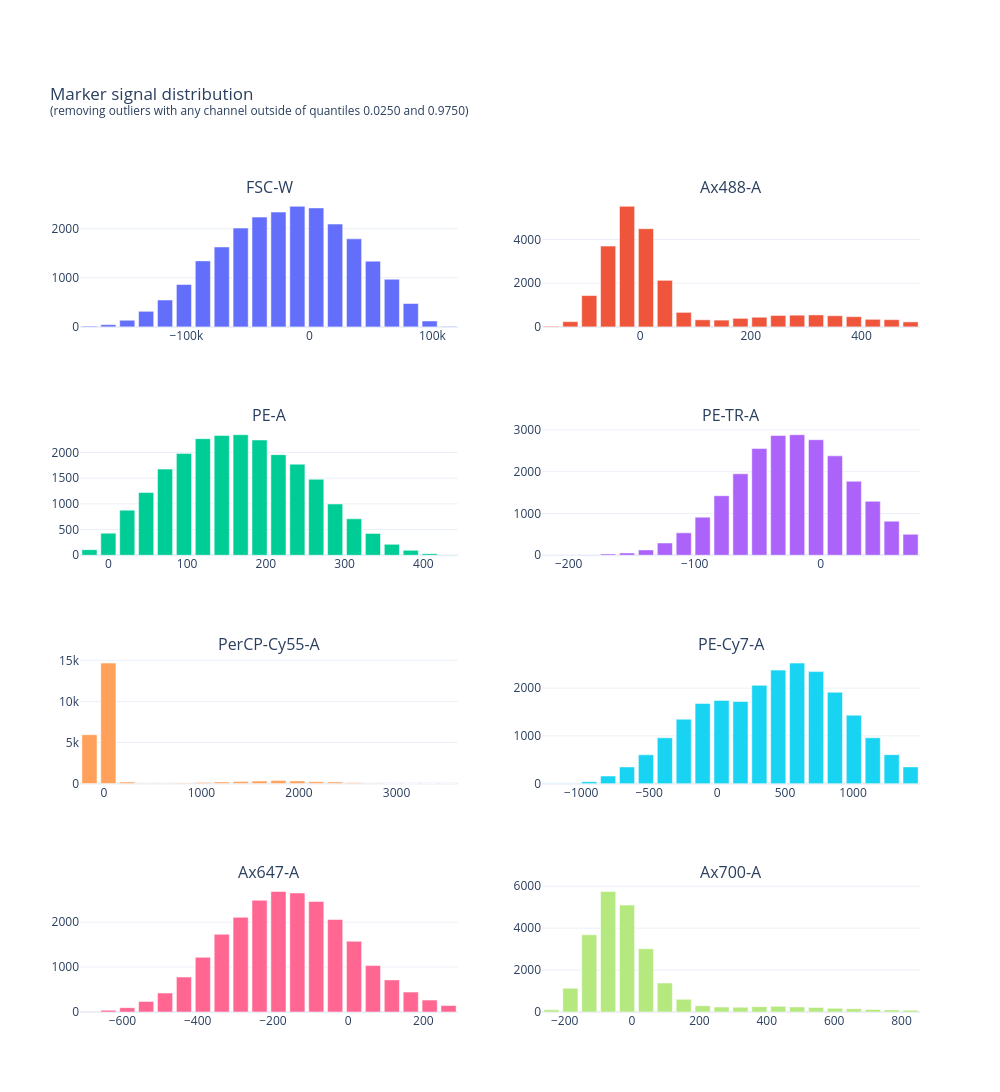

Here is the notebook cell this chart was saved with:
### Markdown cell above
The distributions remain strongly asymmetric even after aggressive quantile-based filtering.

This type of filtering is shown here primarily for visualization purposes and is not representative of standard cytometry preprocessing workflows, which usually rely more heavily on biological gating and nonlinear signal transformations such as logicle or arcsinh scaling.

### Code cell
plot_channel_histograms(
    sample = demo_data,
    title = (
        f'Marker signal distribution <br>'
        f'<sup>(removing outliers with any channel outside of quantiles {1-outlier_demo_threshold:.4f} and {outlier_demo_threshold:.4f})</sup>'
    ),
    n_markers = 8,
    show_text = False,
    n_bins = 20,
)

### Figure 1 — Plotly figure (JSON) as saved in the notebook; plotly's stock layout.template omitted (floating-point values rounded to 4 significant figures)
{"data": [{"name": "FSC-W", "showlegend": false, "type": "bar", "x": [-178800.0, -163400.0, -148100.0, -132700.0, -117300.0, -102000.0, -86610.0, -71250.0, -55890.0, -40520.0, -25160.0, -9793.0, 5571.0, 20940.0, 36300.0, 51660.0, 67030.0, 82390.0, 97760.0, 113100.0], "xaxis": "x", "y": [16, 45, 135, 317, 547, 863, 1344, 1628, 2012, 2236, 2338, 2455, 2423, 2094, 1793, 1339, 970, 476, 120, 11], "yaxis": "y"}, {"name": "Ax488-A", "showlegend": false, "type": "bar", "x": [-160.3, -126.2, -92.0, -57.84, -23.68, 10.48, 44.64, 78.8, 113.0, 147.1, 181.3, 215.4, 249.6, 283.8, 317.9, 352.1, 386.2, 420.4, 454.5, 488.7], "xaxis": "x2", "y": [31, 239, 1434, 3698, 5519, 4495, 2131, 664, 324, 310, 390, 441, 522, 535, 547, 510, 467, 346, 331, 228], "yaxis": "y2"}, {"name": "PE-A", "showlegend": false, "type": "bar", "x": [-24.0, 0.0, 24.0, 48.0, 72.0, 96.0, 120.0, 144.0, 168.0, 192.0, 216.0, 240.0, 264.0, 288.0, 312.0, 336.0, 360.0, 384.0, 408.0, 432.0], "xaxis": "x3", "y": [108, 429, 878, 1220, 1676, 1981, 2268, 2330, 2345, 2243, 1957, 1772, 1478, 997, 709, 425, 212, 96, 31, 7], "yaxis": "y3"}, {"name": "PE-TR-A", "showlegend": false, "type": "bar", "x": [-213.7, -198.7, -183.7, -168.7, -153.7, -138.7, -123.7, -108.7, -93.66, -78.65, -63.65, -48.64, -33.64, -18.63, -3.624, 11.38, 26.39, 41.39, 56.4, 71.41], "xaxis": "x4", "y": [1, 2, 9, 33, 54, 128, 293, 536, 911, 1424, 1948, 2553, 2867, 2884, 2764, 2378, 1770, 1291, 815, 501], "yaxis": "y4"}, {"name": "PerCP-Cy55-A", "showlegend": false, "type": "bar", "x": [-148.1, 45.62, 239.4, 433.1, 626.9, 820.7, 1014.0, 1208.0, 1402.0, 1596.0, 1789.0, 1983.0, 2177.0, 2371.0, 2564.0, 2758.0, 2952.0, 3146.0, 3340.0, 3533.0], "xaxis": "x5", "y": [5952, 14663, 198, 44, 54, 74, 145, 197, 246, 311, 367, 330, 226, 198, 93, 38, 19, 4, 2, 1], "yaxis": "y5"}, {"name": "PE-Cy7-A", "showlegend": false, "type": "bar", "x": [-1219.0, -1080.0, -941.0, -801.9, -662.8, -523.7, -384.6, -245.6, -106.5, 32.61, 171.7, 310.8, 449.9, 588.9, 728.0, 867.1, 1006.0, 1145.0, 1284.0, 1423.0], "xaxis": "x6", "y": [2, 2, 41, 159, 349, 603, 959, 1349, 1676, 1742, 1718, 2057, 2376, 2523, 2345, 1913, 1432, 959, 607, 350], "yaxis": "y6"}, {"name": "Ax647-A", "showlegend": false, "type": "bar", "x": [-687.7, -637.5, -587.2, -537.0, -486.7, -436.5, -386.2, -336.0, -285.7, -235.5, -185.2, -135.0, -84.74, -34.49, 15.76, 66.01, 116.3, 166.5, 216.8, 267.0], "xaxis": "x7", "y": [8, 40, 96, 234, 422, 778, 1218, 1730, 2109, 2489, 2685, 2652, 2463, 2061, 1576, 1034, 715, 443, 265, 144], "yaxis": "y7"}, {"name": "Ax700-A", "showlegend": false, "type": "bar", "x": [-239.3, -183.2, -127.1, -70.99, -14.88, 41.22, 97.33, 153.4, 209.5, 265.7, 321.8, 377.9, 434.0, 490.1, 546.2, 602.3, 658.4, 714.5, 770.6, 826.7], "xaxis": "x8", "y": [104, 1134, 3686, 5749, 5100, 3017, 1382, 606, 296, 234, 228, 254, 274, 241, 219, 177, 153, 121, 101, 86], "yaxis": "y8"}], "layout": {"annotations": [{"font": {"size": 16}, "showarrow": false, "text": "FSC-W", "x": 0.225, "xanchor": "center", "xref": "paper", "y": 1, "yanchor": "bottom", "yref": "paper"}, {"font": {"size": 16}, "showarrow": false, "text": "Ax488-A", "x": 0.775, "xanchor": "center", "xref": "paper", "y": 1, "yanchor": "bottom", "yref": "paper"}, {"font": {"size": 16}, "showarrow": false, "text": "PE-A", "x": 0.225, "xanchor": "center", "xref": "paper", "y": 0.7188, "yanchor": "bottom", "yref": "paper"}, {"font": {"size": 16}, "showarrow": false, "text": "PE-TR-A", "x": 0.775, "xanchor": "center", "xref": "paper", "y": 0.7188, "yanchor": "bottom", "yref": "paper"}, {"font": {"size": 16}, "showarrow": false, "text": "PerCP-Cy55-A", "x": 0.225, "xanchor": "center", "xref": "paper", "y": 0.4375, "yanchor": "bottom", "yref": "paper"}, {"font": {"size": 16}, "showarrow": false, "text": "PE-Cy7-A", "x": 0.775, "xanchor": "center", "xref": "paper", "y": 0.4375, "yanchor": "bottom", "yref": "paper"}, {"font": {"size": 16}, "showarrow": false, "text": "Ax647-A", "x": 0.225, "xanchor": "center", "xref": "paper", "y": 0.1562, "yanchor": "bottom", "yref": "paper"}, {"font": {"size": 16}, "showarrow": false, "text": "Ax700-A", "x": 0.775, "xanchor": "center", "xref": "paper", "y": 0.1562, "yanchor": "bottom", "yref": "paper"}], "height": 1600, "margin": {"t": 200}, "title": {"text": "Marker signal distribution <br><sup>(removing outliers with any channel outside of quantiles 0.0250 and 0.9750)</sup>"}, "width": 1000, "xaxis": {"anchor": "y", "domain": [0, 0.45]}, "xaxis2": {"anchor": "y2", "domain": [0.55, 1]}, "xaxis3": {"anchor": "y3", "domain": [0, 0.45]}, "xaxis4": {"anchor": "y4", "domain": [0.55, 1]}, "xaxis5": {"anchor": "y5", "domain": [0, 0.45]}, "xaxis6": {"anchor": "y6", "domain": [0.55, 1]}, "xaxis7": {"anchor": "y7", "domain": [0, 0.45]}, "xaxis8": {"anchor": "y8", "domain": [0.55, 1]}, "yaxis": {"anchor": "x", "domain": [0.8438, 1]}, "yaxis2": {"anchor": "x2", "domain": [0.8438, 1]}, "yaxis3": {"anchor": "x3", "domain": [0.5625, 0.7188]}, "yaxis4": {"anchor": "x4", "domain": [0.5625, 0.7188]}, "yaxis5": {"anchor": "x5", "domain": [0.2812, 0.4375]}, "yaxis6": {"anchor": "x6", "domain": [0.2812, 0.4375]}, "yaxis7": {"anchor": "x7", "domain": [0, 0.1562]}, "yaxis8": {"anchor": "x8", "domain": [0, 0.1562]}}}
